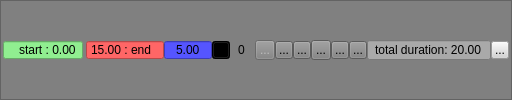
    <widget class="QFrameButtons" name="frame_buttons">
     <property name="sizePolicy">
      <sizepolicy hsizetype="MinimumExpanding" vsizetype="Fixed">
       <horstretch>0</horstretch>
       <verstretch>0</verstretch>
      </sizepolicy>
     </property>
     <property name="minimumSize">
      <size>
       <width>0</width>
       <height>22</height>
      </size>
     </property>
     <property name="styleSheet">
      <string notr="true">background: gray</string>
     </property>
     <property name="frameShape">
      <enum>QFrame::StyledPanel</enum>
     </property>
     <property name="frameShadow">
      <enum>QFrame::Raised</enum>
     </property>
     <property name="lineWidth">
      <number>1</number>
     </property>
     <layout class="QHBoxLayout" name="horizontalLayout">
      <property name="spacing">
       <number>0</number>
      </property>
      <property name="leftMargin">
       <number>2</number>
      </property>
      <property name="topMargin">
       <number>0</number>
      </property>
      <property name="rightMargin">
       <number>2</number>
      </property>
      <property name="bottomMargin">
       <number>0</number>
      </property>
      <item>
       <widget class="QDoubleSpinBoxSmart" name="doubleSpinBox_start">
        <property name="sizePolicy">
         <sizepolicy hsizetype="Fixed" vsizetype="Fixed">
          <horstretch>0</horstretch>
          <verstretch>0</verstretch>
         </sizepolicy>
        </property>
        <property name="minimumSize">
         <size>
          <width>0</width>
          <height>0</height>
         </size>
        </property>
        <property name="maximumSize">
         <size>
          <width>80</width>
          <height>20</height>
         </size>
        </property>
        <property name="toolTip">
         <string>&lt;html&gt;&lt;head/&gt;&lt;body&gt;&lt;p&gt;&lt;span style=&quot; font-size:10pt; font-weight:600;&quot;&gt;Start of playZone&lt;/span&gt;&lt;/p&gt;&lt;/body&gt;&lt;/html&gt;</string>
        </property>
        <property name="autoFillBackground">
         <bool>false</bool>
        </property>
        <property name="styleSheet">
         <string notr="true">background-color: lightgreen</string>
        </property>
        <property name="alignment">
         <set>Qt::AlignRight|Qt::AlignTrailing|Qt::AlignVCenter</set>
        </property>
        <property name="buttonSymbols">
         <enum>QAbstractSpinBox::NoButtons</enum>
        </property>
        <property name="keyboardTracking">
         <bool>false</bool>
        </property>
        <property name="prefix">
         <string>start : </string>
        </property>
        <property name="decimals">
         <number>2</number>
        </property>
        <property name="maximum">
         <double>999.000000000000000</double>
        </property>
        <property name="value">
         <double>0.000000000000000</double>
        </property>
       </widget>
      </item>
      <item>
       <spacer name="horizontalSpacer_4">
        <property name="orientation">
         <enum>Qt::Horizontal</enum>
        </property>
        <property name="sizeType">
         <enum>QSizePolicy::Minimum</enum>
        </property>
        <property name="sizeHint" stdset="0">
         <size>
          <width>3</width>
          <height>20</height>
         </size>
        </property>
       </spacer>
      </item>
      <item>
       <widget class="QDoubleSpinBoxSmart" name="doubleSpinBox_end">
        <property name="sizePolicy">
         <sizepolicy hsizetype="Fixed" vsizetype="Fixed">
          <horstretch>0</horstretch>
          <verstretch>0</verstretch>
         </sizepolicy>
        </property>
        <property name="minimumSize">
         <size>
          <width>61</width>
          <height>0</height>
         </size>
        </property>
        <property name="maximumSize">
         <size>
          <width>80</width>
          <height>20</height>
         </size>
        </property>
        <property name="toolTip">
         <string>&lt;html&gt;&lt;head/&gt;&lt;body&gt;&lt;p&gt;&lt;span style=&quot; font-size:10pt; font-weight:600;&quot;&gt;End of playZone&lt;/span&gt;&lt;/p&gt;&lt;/body&gt;&lt;/html&gt;</string>
        </property>
        <property name="styleSheet">
         <string notr="true">background-color: #ff6666</string>
        </property>
        <property name="buttonSymbols">
         <enum>QAbstractSpinBox::NoButtons</enum>
        </property>
        <property name="prefix">
         <string/>
        </property>
        <property name="suffix">
         <string> : end</string>
        </property>
        <property name="maximum">
         <double>999.000000000000000</double>
        </property>
        <property name="value">
         <double>15.000000000000000</double>
        </property>
       </widget>
      </item>
      <item>
       <spacer name="horizontalSpacer_6">
        <property name="orientation">
         <enum>Qt::Horizontal</enum>
        </property>
        <property name="sizeType">
         <enum>QSizePolicy::Expanding</enum>
        </property>
        <property name="sizeHint" stdset="0">
         <size>
          <width>0</width>
          <height>20</height>
         </size>
        </property>
       </spacer>
      </item>
      <item>
       <widget class="QDoubleSpinBoxSmart" name="doubleSpinBox_cursor">
        <property name="sizePolicy">
         <sizepolicy hsizetype="Fixed" vsizetype="Fixed">
          <horstretch>0</horstretch>
          <verstretch>0</verstretch>
         </sizepolicy>
        </property>
        <property name="minimumSize">
         <size>
          <width>0</width>
          <height>0</height>
         </size>
        </property>
        <property name="maximumSize">
         <size>
          <width>85</width>
          <height>20</height>
         </size>
        </property>
        <property name="toolTip">
         <string>&lt;html&gt;&lt;head/&gt;&lt;body&gt;&lt;p&gt;&lt;span style=&quot; font-size:10pt; font-weight:600;&quot;&gt;Postition of cursor&lt;/span&gt;&lt;/p&gt;&lt;/body&gt;&lt;/html&gt;</string>
        </property>
        <property name="layoutDirection">
         <enum>Qt::LeftToRight</enum>
        </property>
        <property name="styleSheet">
         <string notr="true">background-color: #5555ff</string>
        </property>
        <property name="wrapping">
         <bool>false</bool>
        </property>
        <property name="alignment">
         <set>Qt::AlignCenter</set>
        </property>
        <property name="buttonSymbols">
         <enum>QAbstractSpinBox::NoButtons</enum>
        </property>
        <property name="prefix">
         <string/>
        </property>
        <property name="decimals">
         <number>2</number>
        </property>
        <property name="maximum">
         <double>999.000000000000000</double>
        </property>
        <property name="singleStep">
         <double>1.000000000000000</double>
        </property>
        <property name="value">
         <double>5.000000000000000</double>
        </property>
       </widget>
      </item>
      <item>
       <spacer name="horizontalSpacer_3">
        <property name="orientation">
         <enum>Qt::Horizontal</enum>
        </property>
        <property name="sizeType">
         <enum>QSizePolicy::Expanding</enum>
        </property>
        <property name="sizeHint" stdset="0">
         <size>
          <width>0</width>
          <height>20</height>
         </size>
        </property>
       </spacer>
      </item>
      <item>
       <widget class="QToolButton" name="toolButton_keyPose">
        <property name="sizePolicy">
         <sizepolicy hsizetype="Fixed" vsizetype="Fixed">
          <horstretch>0</horstretch>
          <verstretch>0</verstretch>
         </sizepolicy>
        </property>
        <property name="maximumSize">
         <size>
          <width>18</width>
          <height>18</height>
         </size>
        </property>
        <property name="toolTip">
         <string>&lt;html&gt;&lt;head/&gt;&lt;body&gt;&lt;p&gt;&lt;span style=&quot; font-size:10pt; font-weight:600; color:#ffffff;&quot;&gt;Insert/replace key pose on cursor&lt;/span&gt;&lt;/p&gt;&lt;/body&gt;&lt;/html&gt;</string>
        </property>
        <property name="styleSheet">
         <string notr="true">background-color:black;</string>
        </property>
        <property name="text">
         <string>...</string>
        </property>
        <property name="icon">
         <iconset resource="timeline.qrc">
          <normaloff>:/images/key.png</normaloff>:/images/key.png</iconset>
        </property>
        <property name="iconSize">
         <size>
          <width>15</width>
          <height>15</height>
         </size>
        </property>
       </widget>
      </item>
      <item>
       <widget class="QSpinBoxSmart" name="spinBox_nbKeyPoses">
        <property name="maximumSize">
         <size>
          <width>35</width>
          <height>20</height>
         </size>
        </property>
        <property name="toolTip">
         <string>&lt;html&gt;&lt;head/&gt;&lt;body&gt;&lt;p&gt;&lt;span style=&quot; font-size:10pt; font-weight:600;&quot;&gt;Numbers of keyPoses&lt;/span&gt;&lt;/p&gt;&lt;/body&gt;&lt;/html&gt;</string>
        </property>
        <property name="autoFillBackground">
         <bool>false</bool>
        </property>
        <property name="styleSheet">
         <string notr="true">border:white;</string>
        </property>
        <property name="alignment">
         <set>Qt::AlignCenter</set>
        </property>
        <property name="readOnly">
         <bool>true</bool>
        </property>
        <property name="buttonSymbols">
         <enum>QAbstractSpinBox::NoButtons</enum>
        </property>
        <property name="maximum">
         <number>999</number>
        </property>
       </widget>
      </item>
      <item>
       <widget class="QToolButton" name="toolButton_deleteKeyPose">
        <property name="enabled">
         <bool>false</bool>
        </property>
        <property name="maximumSize">
         <size>
          <width>20</width>
          <height>20</height>
         </size>
        </property>
        <property name="toolTip">
         <string>&lt;html&gt;&lt;head/&gt;&lt;body&gt;&lt;p&gt;&lt;span style=&quot; font-size:10pt; font-weight:600;&quot;&gt;Delete keyPose on cursor&lt;/span&gt;&lt;/p&gt;&lt;/body&gt;&lt;/html&gt;</string>
        </property>
        <property name="text">
         <string>...</string>
        </property>
        <property name="icon">
         <iconset resource="timeline.qrc">
          <normaloff>:/images/deleteKey.png</normaloff>:/images/deleteKey.png</iconset>
        </property>
       </widget>
      </item>
      <item>
       <spacer name="horizontalSpacer_5">
        <property name="orientation">
         <enum>Qt::Horizontal</enum>
        </property>
        <property name="sizeHint" stdset="0">
         <size>
          <width>0</width>
          <height>20</height>
         </size>
        </property>
       </spacer>
      </item>
      <item>
       <widget class="QToolButton" name="toolButton_start">
        <property name="maximumSize">
         <size>
          <width>18</width>
          <height>18</height>
         </size>
        </property>
        <property name="toolTip">
         <string>&lt;html&gt;&lt;head/&gt;&lt;body&gt;&lt;p&gt;&lt;span style=&quot; font-size:10pt; font-weight:600;&quot;&gt;Set cursor to the start&lt;/span&gt;&lt;/p&gt;&lt;/body&gt;&lt;/html&gt;</string>
        </property>
        <property name="text">
         <string>...</string>
        </property>
        <property name="icon">
         <iconset resource="timeline.qrc">
          <normaloff>:/images/start.png</normaloff>:/images/start.png</iconset>
        </property>
       </widget>
      </item>
      <item>
       <widget class="QToolButton" name="toolButton_rearward">
        <property name="maximumSize">
         <size>
          <width>18</width>
          <height>18</height>
         </size>
        </property>
        <property name="toolTip">
         <string>&lt;html&gt;&lt;head/&gt;&lt;body&gt;&lt;p&gt;&lt;span style=&quot; font-size:10pt; font-weight:600;&quot;&gt;Set cursor to previous keyPose&lt;/span&gt;&lt;/p&gt;&lt;/body&gt;&lt;/html&gt;</string>
        </property>
        <property name="text">
         <string>...</string>
        </property>
        <property name="icon">
         <iconset resource="timeline.qrc">
          <normaloff>:/images/rearward.png</normaloff>:/images/rearward.png</iconset>
        </property>
       </widget>
      </item>
      <item>
       <widget class="QToolButtonPlayPause" name="toolButton_playPause">
        <property name="maximumSize">
         <size>
          <width>20</width>
          <height>20</height>
         </size>
        </property>
        <property name="toolTip">
         <string>&lt;html&gt;&lt;head/&gt;&lt;body&gt;&lt;p&gt;&lt;span style=&quot; font-size:10pt; font-weight:600;&quot;&gt;Play/pause animation&lt;/span&gt;&lt;/p&gt;&lt;/body&gt;&lt;/html&gt;</string>
        </property>
        <property name="text">
         <string>...</string>
        </property>
        <property name="icon">
         <iconset resource="timeline.qrc">
          <normaloff>:/images/play.png</normaloff>:/images/play.png</iconset>
        </property>
       </widget>
      </item>
      <item>
       <widget class="QToolButton" name="toolButton_forward">
        <property name="maximumSize">
         <size>
          <width>18</width>
          <height>18</height>
         </size>
        </property>
        <property name="toolTip">
         <string>&lt;html&gt;&lt;head/&gt;&lt;body&gt;&lt;p&gt;&lt;span style=&quot; font-size:10pt; font-weight:600;&quot;&gt;Set cursor to next keyPose&lt;/span&gt;&lt;/p&gt;&lt;/body&gt;&lt;/html&gt;</string>
        </property>
        <property name="text">
         <string>...</string>
        </property>
        <property name="icon">
         <iconset resource="timeline.qrc">
          <normaloff>:/images/forward.png</normaloff>:/images/forward.png</iconset>
        </property>
       </widget>
      </item>
      <item>
       <widget class="QToolButton" name="toolButton_end">
        <property name="maximumSize">
         <size>
          <width>18</width>
          <height>18</height>
         </size>
        </property>
        <property name="toolTip">
         <string>&lt;html&gt;&lt;head/&gt;&lt;body&gt;&lt;p&gt;&lt;span style=&quot; font-size:10pt; font-weight:600;&quot;&gt;Set cursor to the end&lt;/span&gt;&lt;/p&gt;&lt;/body&gt;&lt;/html&gt;</string>
        </property>
        <property name="text">
         <string>...</string>
        </property>
        <property name="icon">
         <iconset resource="timeline.qrc">
          <normaloff>:/images/end.png</normaloff>:/images/end.png</iconset>
        </property>
       </widget>
      </item>
      <item>
       <spacer name="horizontalSpacer">
        <property name="orientation">
         <enum>Qt::Horizontal</enum>
        </property>
        <property name="sizeHint" stdset="0">
         <size>
          <width>0</width>
          <height>20</height>
         </size>
        </property>
       </spacer>
      </item>
      <item>
       <widget class="QDoubleSpinBoxSmart" name="doubleSpinBox_maxDuration">
        <property name="sizePolicy">
         <sizepolicy hsizetype="Minimum" vsizetype="Fixed">
          <horstretch>0</horstretch>
          <verstretch>0</verstretch>
         </sizepolicy>
        </property>
        <property name="minimumSize">
         <size>
          <width>120</width>
          <height>0</height>
         </size>
        </property>
        <property name="toolTip">
         <string>&lt;html&gt;&lt;head/&gt;&lt;body&gt;&lt;p&gt;&lt;span style=&quot; font-size:10pt; font-weight:600;&quot;&gt;Total duration&lt;/span&gt;&lt;/p&gt;&lt;/body&gt;&lt;/html&gt;</string>
        </property>
        <property name="styleSheet">
         <string notr="true">background: darkgray;</string>
        </property>
        <property name="alignment">
         <set>Qt::AlignCenter</set>
        </property>
        <property name="buttonSymbols">
         <enum>QAbstractSpinBox::NoButtons</enum>
        </property>
        <property name="prefix">
         <string>total duration: </string>
        </property>
        <property name="maximum">
         <double>999.000000000000000</double>
        </property>
        <property name="value">
         <double>20.000000000000000</double>
        </property>
       </widget>
      </item>
      <item>
       <spacer name="horizontalSpacer_7">
        <property name="orientation">
         <enum>Qt::Horizontal</enum>
        </property>
        <property name="sizeHint" stdset="0">
         <size>
          <width>0</width>
          <height>20</height>
         </size>
        </property>
       </spacer>
      </item>
      <item>
       <widget class="QToolButton" name="toolButton_help">
        <property name="maximumSize">
         <size>
          <width>18</width>
          <height>18</height>
         </size>
        </property>
        <property name="toolTip">
         <string>&lt;html&gt;&lt;head/&gt;&lt;body&gt;&lt;p align=&quot;center&quot;&gt;&lt;span style=&quot; font-size:24pt;&quot;&gt;List of keybindings&lt;/span&gt;&lt;/p&gt;&lt;p&gt;&lt;span style=&quot; font-size:20pt; font-weight:600; font-style:italic;&quot;&gt;* KeyPose :&lt;/span&gt;&lt;/p&gt;&lt;p&gt;&lt;span style=&quot; font-size:16pt; color:#ff5500;&quot;&gt;Next / Previous :&lt;/span&gt;&lt;/p&gt;&lt;p&gt;&lt;span style=&quot; font-weight:600;&quot;&gt;&amp;lt;left/right&amp;gt;&lt;/span&gt; or &lt;span style=&quot; font-weight:600;&quot;&gt;&amp;lt;shift&amp;gt;+&amp;lt;wheelMouse&amp;gt; &lt;/span&gt;&lt;span style=&quot; color:#aa00ff;&quot;&gt;(on ruler)&lt;/span&gt; : set cursor to next / previous keyPose&lt;/p&gt;&lt;p&gt;&lt;span style=&quot; font-weight:600;&quot;&gt;&amp;lt;wheelMouse&amp;gt; &lt;/span&gt;&lt;span style=&quot; color:#aa00ff;&quot;&gt;(over keyPose numbering spinBox)&lt;/span&gt; : idem&lt;/p&gt;&lt;p&gt;&lt;span style=&quot; font-size:16pt; color:#ff5500;&quot;&gt;Insert / Replace :&lt;/span&gt;&lt;/p&gt;&lt;p&gt;&lt;span style=&quot; font-weight:600;&quot;&gt;&amp;lt;i&amp;gt;&lt;/span&gt; : insert/replace keyPose on cursor&lt;/p&gt;&lt;p&gt;&lt;span style=&quot; font-size:16pt; color:#ff5500;&quot;&gt;Delete :&lt;/span&gt;&lt;/p&gt;&lt;p&gt;&lt;span style=&quot; font-weight:600;&quot;&gt;&amp;lt;shift&amp;gt;+&amp;lt;i&amp;gt; &lt;/span&gt;or &lt;span style=&quot; font-weight:600;&quot;&gt;&amp;lt;del&amp;gt;&lt;/span&gt; : delete current keyPose&lt;/p&gt;&lt;p&gt;&lt;span style=&quot; font-weight:600;&quot;&gt;&amp;lt;shift&amp;gt;+&amp;lt;leftClick&amp;gt; &lt;/span&gt;&lt;span style=&quot; color:#aa00ff;&quot;&gt;(on ruler)&lt;/span&gt; : remove keyPoses between cursor and mouse&lt;/p&gt;&lt;p&gt;&lt;span style=&quot; font-size:16pt; color:#ff5500;&quot;&gt;Move :&lt;/span&gt;&lt;/p&gt;&lt;p&gt;&lt;span style=&quot; font-size:12pt; color:#ff5500;&quot;&gt;cursor already on keyPose :&lt;/span&gt;&lt;/p&gt;&lt;p&gt;&lt;span style=&quot; font-weight:600;&quot;&gt;&amp;lt;rightClick&amp;gt; &lt;/span&gt;&lt;span style=&quot; color:#aa00ff;&quot;&gt;(on ruler)&lt;/span&gt; : move current keyPose on mouse and slide its right brothers (right brothers : all keyPoses on the right of current keyPose)&lt;/p&gt;&lt;p&gt;&lt;span style=&quot; font-weight:600;&quot;&gt;&amp;lt;shift&amp;gt;+&amp;lt;rightClick&amp;gt; &lt;/span&gt;&lt;span style=&quot; color:#aa00ff;&quot;&gt;(on ruler)&lt;/span&gt; : move current keyPose on mouse click&lt;/p&gt;&lt;p&gt;&lt;span style=&quot; font-size:12pt; color:#ff5500;&quot;&gt;cursor not on keyPose :&lt;/span&gt;&lt;/p&gt;&lt;p&gt;&lt;span style=&quot; font-weight:600;&quot;&gt;&amp;lt;rightClick&amp;gt; &lt;/span&gt;&lt;span style=&quot; color:#aa00ff;&quot;&gt;(on ruler)&lt;/span&gt; : move first keyPose on the left of mouse on mouse and slide its right brothers&lt;/p&gt;&lt;p&gt;&lt;span style=&quot; font-weight:600;&quot;&gt;&amp;lt;shift&amp;gt;+&amp;lt;rightClick&amp;gt; &lt;/span&gt;&lt;span style=&quot; color:#aa00ff;&quot;&gt;(on ruler)&lt;/span&gt; : move first keyPose on the right of mouse on mouse and slide its right brothers&lt;/p&gt;&lt;p&gt;&lt;span style=&quot; font-size:20pt; font-weight:600; font-style:italic;&quot;&gt;* Cursor :&lt;/span&gt;&lt;/p&gt;&lt;p&gt;&lt;span style=&quot; font-weight:600;&quot;&gt;&amp;lt;leftClick&amp;gt; &lt;/span&gt;&lt;span style=&quot; color:#aa00ff;&quot;&gt;(on ruler)&lt;/span&gt; : move cursor and update renderer&lt;/p&gt;&lt;p&gt;&lt;span style=&quot; font-weight:600;&quot;&gt;&amp;lt;ctrl&amp;gt;+&amp;lt;leftClick&amp;gt; &lt;/span&gt;&lt;span style=&quot; color:#aa00ff;&quot;&gt;(on ruler)&lt;/span&gt; : move cursor without renderer update (need to create multiple keyPose of same skeleton, avoid auto interpolate)&lt;/p&gt;&lt;p&gt;&lt;span style=&quot; font-size:20pt; font-weight:600; font-style:italic;&quot;&gt;* Ruler :&lt;/span&gt;&lt;/p&gt;&lt;p&gt;&lt;span style=&quot; font-weight:600;&quot;&gt;&amp;lt;wheeMouse&amp;gt; &lt;/span&gt;&lt;span style=&quot; color:#aa00ff;&quot;&gt;(on ruler)&lt;/span&gt; : zoom in/out (&lt;span style=&quot; color:#00aa00;&quot;&gt;speed of zoom can be changed, see configuration.h&lt;/span&gt;)&lt;/p&gt;&lt;p&gt;&lt;span style=&quot; font-weight:600;&quot;&gt;&amp;lt;ctrl&amp;gt;+&amp;lt;wheelMouse&amp;gt;&lt;/span&gt; or &lt;span style=&quot; font-weight:600;&quot;&gt;&amp;lt;hold middleClick&amp;gt;+&amp;lt;mouseMove&amp;gt;&lt;/span&gt; (&lt;span style=&quot; color:#aa00ff;&quot;&gt;on ruler&lt;/span&gt;) : slide left/right ruler (&lt;span style=&quot; color:#00aa00;&quot;&gt;slide speed can be changed, see configuration.h&lt;/span&gt;)&lt;/p&gt;&lt;p&gt;&lt;span style=&quot; font-weight:600;&quot;&gt;&amp;lt;shift&amp;gt;+&amp;lt;ctrl&amp;gt;+&amp;lt;wheelMouse&amp;gt;&lt;/span&gt; : increase/decrease size of timeline (width of dialog)&lt;/p&gt;&lt;p&gt;&lt;span style=&quot; font-size:20pt; font-weight:600; font-style:italic;&quot;&gt;* Others :&lt;/span&gt;&lt;/p&gt;&lt;p&gt;&lt;span style=&quot; font-weight:600;&quot;&gt;&amp;lt;space&amp;gt;&lt;/span&gt; : set play/pause mode&lt;/p&gt;&lt;p&gt;&lt;span style=&quot; font-weight:600;&quot;&gt;&amp;lt;u&amp;gt;&lt;/span&gt; or &lt;span style=&quot; font-weight:600;&quot;&gt;&amp;lt;ctrl&amp;gt;+&amp;lt;z&amp;gt;&lt;/span&gt; : undo&lt;/p&gt;&lt;p&gt;&lt;span style=&quot; font-weight:600;&quot;&gt;&amp;lt;r&amp;gt;&lt;/span&gt; or &lt;span style=&quot; font-weight:600;&quot;&gt;&amp;lt;shift&amp;gt;+&amp;lt;ctrl&amp;gt;+&amp;lt;z&amp;gt;&lt;/span&gt; : redo&lt;/p&gt;&lt;p&gt;&lt;br/&gt;&lt;/p&gt;&lt;/body&gt;&lt;/html&gt;</string>
        </property>
        <property name="styleSheet">
         <string notr="true">background: lightgray;</string>
        </property>
        <property name="text">
         <string>...</string>
        </property>
        <property name="icon">
         <iconset resource="timeline.qrc">
          <normaloff>:/images/help.png</normaloff>:/images/help.png</iconset>
        </property>
       </widget>
      </item>
     </layout>
    </widget>
